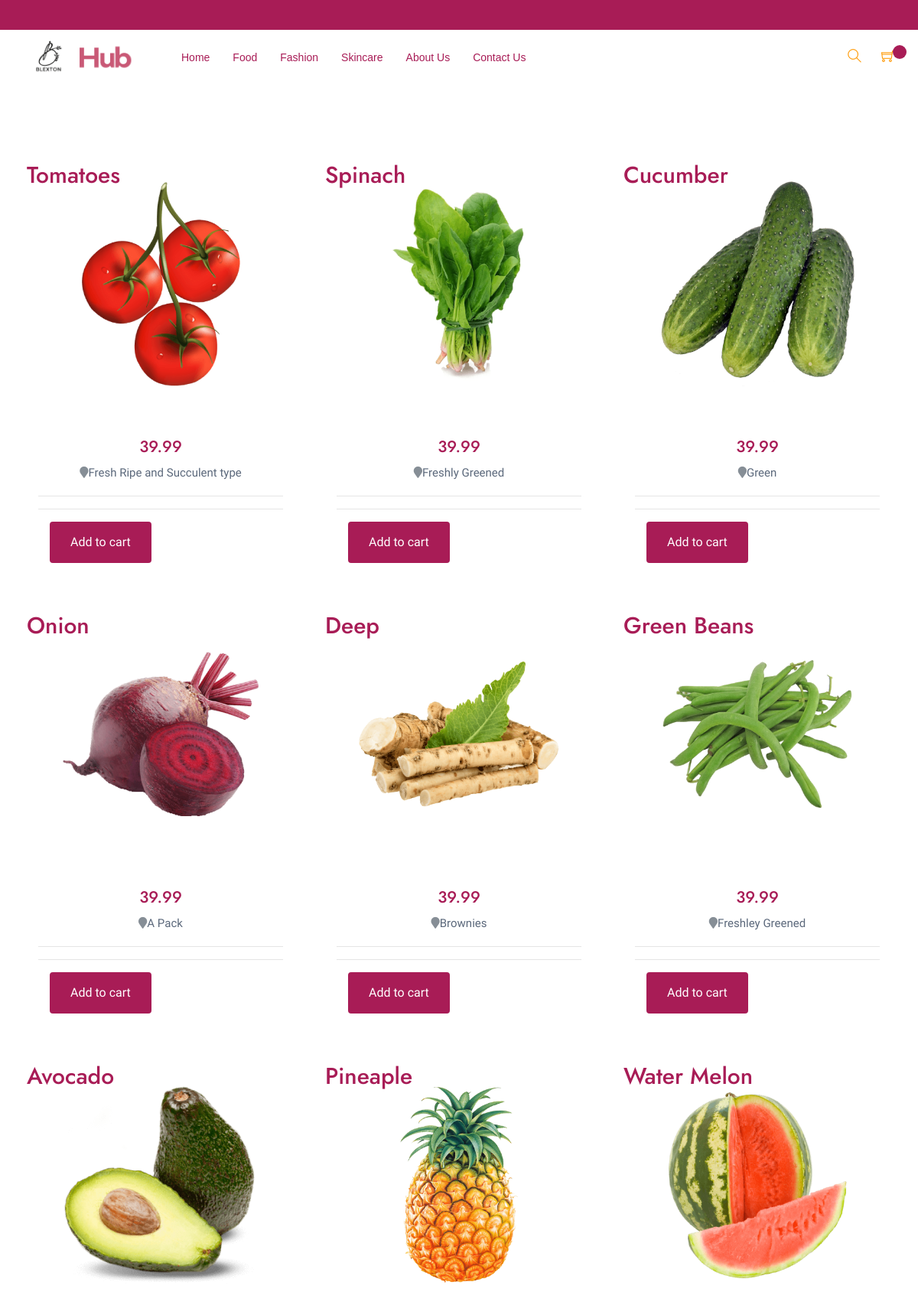
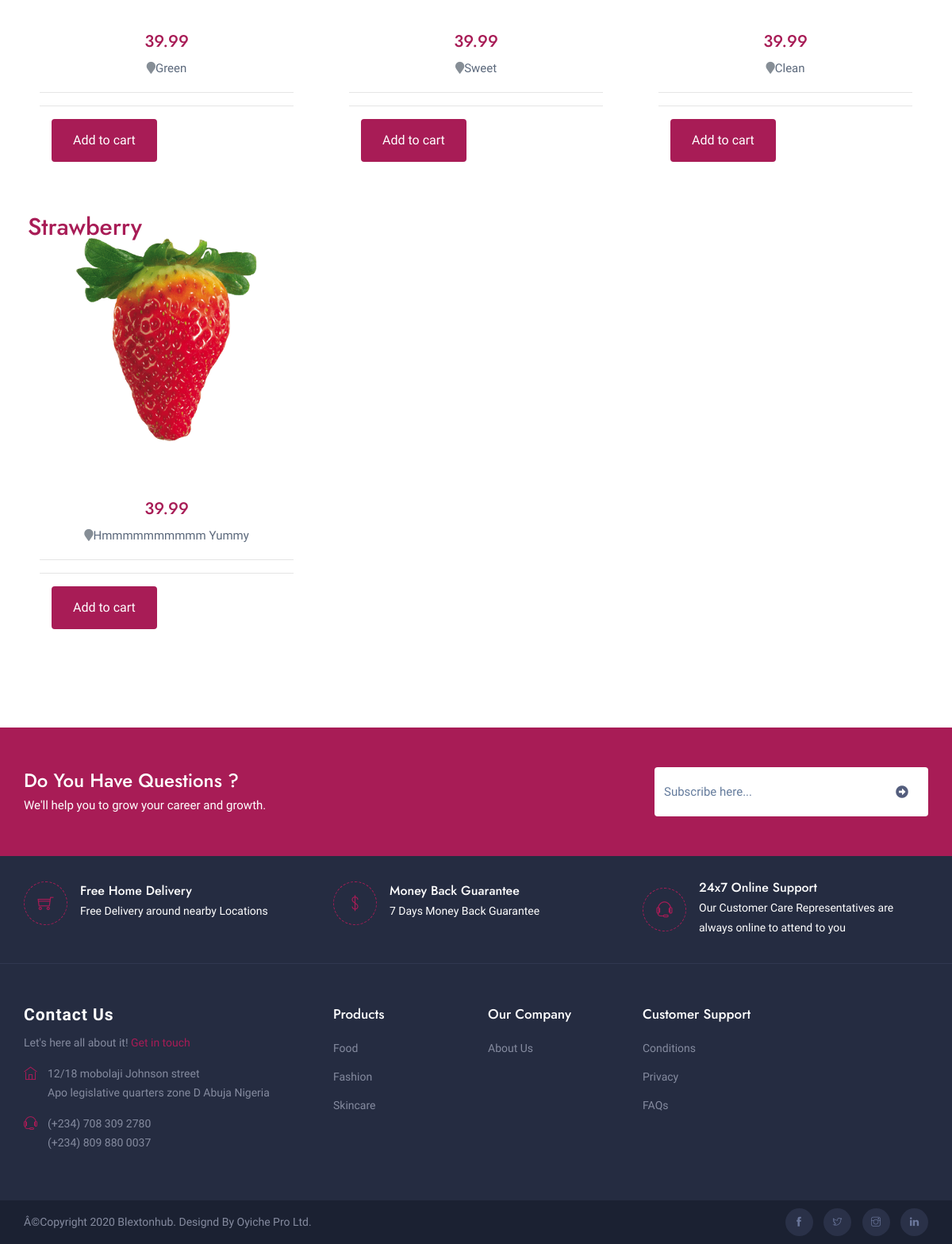
Screenshot of /food/ with the database file from the repository (2 pictures, top to bottom).
### food/models.py (models this page shows, shortened)
class Food (models.Model):
    image       = models.ImageField(upload_to='food/', null=True, blank=True )
    title       = models.CharField(max_length=120)
    price       = models.DecimalField(max_digits=6,decimal_places=2,default=39.99)
    description = models.TextField()
    slug        = models.SlugField(blank=True, unique=True)
    timestamp   =models.DateTimeField(auto_now_add=True)

### food/views.py (the view)
# urls.py: path('food/', views.food_page, name='food'),
def food_page(request):
    food = Food.objects.all()
    context = {
       'food':food,
    }
    return render(request,'food/food.html',context)

### food/templates/food/food.html (shortened to what this page needs)
{% extends 'base.html' %}
{% load static %}
{% block content %}
{% include 'partials/_header.html' %}
			<section >
				<div class="container">
					<div class="row">
			{% for food_items in food %}
					  <div class=" col-md-6 col-lg-4 mb-4">
						<div class="card-body listing-preview">
						  <img class="card-img-top" src="{{ food_items.image.url }}" class="img-fluid rounded" alt="">
						</div>
						  <div class="card-img-overlay">
							<h2>
							  <span class="theme-cl">{{ food_items.title }}</span>
							</h2>
						  </div>
						  <div class="card-body">
							<div class="listing-heading text-center">
							  <h4 class="theme-cl">{{ food_items.price }}</h4>
							  <p>
								<i class="fas fa-map-marker text-secondary"></i>{{ food_items.description }}</p>
							</div>
							<hr>
							<hr>
							<div class="col-12 col-md-6">
								{% include 'carts/update_cart.html' with food=food_items cart=cart %}
							</div>
						  </div>
					</div>
			{% endfor %}
			</section>
{% endblock %}

### templates/base.html (shortened to what this page needs)
<!DOCTYPE html>
{% load static %}
<html lang="en">
<head>
		<link rel="stylesheet" href="https://stackpath.bootstrapcdn.com/bootstrap/4.5.2/css/bootstrap.min.css">
		<link rel="stylesheet" href="https://cdnjs.cloudflare.com/ajax/libs/OwlCarousel2/2.3.4/owl.carousel.min.js">
		<link href=" {% static 'css/styles.css' %}" rel="stylesheet">
		 </head>
    <body class="furniture-theme">
    {% block content %}
    {% endblock %}
    {% include 'partials/_footer.html' %}
	</body>
</html>

### templates/partials/_header.html (shortened to what this page needs)
{% url 'home' as home_url %}
{% load static %}
        <div id="main-wrapper">
			<div class="header">
				<div class="header_topbar dark">
					<div class="container">
						<div class="row">
							<div class="col-lg-6 col-md-6 col-sm-6 col-4">
								<ul class="tp-list nbr ml-2">
								</ul>
							</div>
						</div>
					</div>
				</div>
				<div class="general_header">
					<div class="container">
						<div class="row align-items-center">
							<div class="col-lg-2 col-md-2 col-sm-3 col-4">
								<a class="nav-brand" href="#">
									<img src="{% static 'img/blextonhub.png' %}" class="logo" alt="" />
								</a>
							</div>
							<div class="col-lg-7 col-md-7 col-sm-4 col-3">
								<nav id="navigation" class="navigation navigation-landscape ">
									<div class="nav-menus-wrapper" style="transition-property: none;">
										<ul class="nav-menu">
											<li class="active"><a href="{{ home_url }}">Home</a>
													<li class="active"><a href="{% url 'food:food' %}">Food</a>
													<li class="active"><a href="{% url 'fashion:fashion' %}">Fashion</a>
													<li class="active"><a href="{% url 'skincare:skincare' %}">Skincare</a>
													</li>
											<li class="active"><a href="{% url 'pages:about' %}">About Us</a>
											<li class="active"><a href="{% url 'pages:contact' %}">Contact Us</a>
									</div>
								</nav>
							</div>
							<div class="col-lg-3 col-md-3 col-sm-5 col-5">
								<div class="general_head_right">
									<ul>
										<li><a data-toggle="collapse" href="#mySearch" role="button" aria-expanded="false" aria-controls="mySearch"><i class="ti-search"></i></a></li>
										<li><a href="javascript:void(0);" onclick="openRightMenu()"><i class="ti-shopping-cart"></i><span class="cart_counter">{{ request.session.cart_items }} </span></a></li>
									</ul>
								</div>
							</div>
						</div>
					</div>
				</div>
			</div>

### carts/templates/carts/update_cart.html (shortened to what this page needs)
<form method="POST" action="{% url 'cart:update_cart' %} " class="form">
    {% if in_cart %}
      <button type="submit" class="btn btn-danger" style="padding:0px;">Remove</button>
    {% else %}
      {% if food in cart.foods.all %}
           In cart <button type="submit" class="btn btn-link">Remove</button>
    {% else %}
     <button type="submit" class="btn btn-theme">Add to cart</button>
    {% endif %}
  {% endif %}
  </form>

### templates/partials/_footer.html (shortened to what this page needs)
{% url 'home' as home_url %}
<section class="theme-bg call_action_wrap-wrap">
    <div class="container">
        <div class="row">
            <div class="col-lg-12">
                <div class="call_action_wrap">
                    <div class="call_action_wrap-head">
                        <h3>Do You Have Questions ?</h3>
                        <span>We'll help you to grow your career and growth.</span>
                    </div>
                    <div class="newsletter_box">
                        <div class="input-group">
                            <input type="text" class="form-control" placeholder="Subscribe here...">
                            <div class="input-group-append">
                            <button class="btn search_btn" type="button"><i class="fas fa-arrow-alt-circle-right"></i></button>
                            </div>
                        </div>
                    </div>
                </div>
            </div>
        </div>
    </div>
</section>
    <footer class="dark-footer skin-dark-footer style-2">
        <div class="before-footer">
            <div class="container">
                <div class="row">
                    <div class="col-lg-4 col-md-4">
                        <div class="single_facts">
                            <div class="facts_icon">
                                <i class="ti-shopping-cart"></i>
                            </div>
                            <div class="facts_caption">
                                <h4>Free Home Delivery</h4>
                                <p>Free Delivery around nearby Locations</p>
                            </div>
                        </div>
                    </div>
                    <div class="col-lg-4 col-md-4">
                        <div class="single_facts">
                            <div class="facts_icon">
                                <i class="ti-money"></i>
                            </div>
                            <div class="facts_caption">
                                <h4>Money Back Guarantee</h4>
                                <p>7 Days Money Back Guarantee</p>
                            </div>
                        </div>
                    </div>
                    <div class="col-lg-4 col-md-4">
                        <div class="single_facts last">
                            <div class="facts_icon">
                                <i class="ti-headphone-alt"></i>
                            </div>
                            <div class="facts_caption">
                                <h4>24x7 Online Support</h4>
                                <p>Our Customer Care Representatives are always online to attend to you</p>
                            </div>
                        </div>
                    </div>
                </div>
            </div>
        </div>
        <div class="footer-middle">
            <div class="container">
                <div class="row">
                    <div class="col-lg-4 col-md-4">
                        <div class="footer_widget">
                            <h4 class="extream">Contact us</h4>
                            <p>Let's here all about it! <a href="{% url 'pages:contact' %} " class="theme-cl">Get in touch</a></p>
                            <div class="address_infos">
                                <ul>
                                    <li><i class="ti-home theme-cl"></i>12/18 mobolaji Johnson street <br>Apo legislative quarters zone D Abuja Nigeria</li>
                                    <li><i class="ti-headphone-alt theme-cl"></i>(+234) 708 309 2780 <br>(+234) 809 880 0037</li>
                                </ul>
                            </div>
                        </div>
                    </div>
                    <div class="col-lg-2 col-md-2">
                        <div class="footer_widget">
                            <h4 class="widget_title">Products</h4>
                            <ul class="footer-menu">
                                <li><a href="{% url 'food:food' %} ">Food</a></li>
                                <li><a href="{% url 'fashion:fashion' %} ">Fashion</a></li>
                                <li><a href="{% url 'skincare:skincare' %}">Skincare</a></li>
                            </ul>
                        </div>
                    </div>
                    <div class="col-lg-2 col-md-2">
                        <div class="footer_widget">
                            <h4 class="widget_title">Our Company</h4>
                            <ul class="footer-menu">
                                <li><a href="{% url 'pages:about' %} ">About Us</a></li>
                            </ul>
                        </div>
                    </div>
                    <div class="col-lg-2 col-md-2">
                        <div class="footer_widget">
                            <h4 class="widget_title">Customer Support</h4>
                            <ul class="footer-menu">
                                <li><a href="#">Conditions</a></li>
                                <li><a href="#">Privacy</a></li>
                                <li><a href="#">FAQs</a></li>
                            </ul>
                        </div>
                    </div>
                </div>
            </div>
        </div>
        <div class="footer-bottom">
            <div class="container">
                <div class="row align-items-center">
                    <div class="col-lg-6 col-md-8">
                        <p class="mb-0">Â©Copyright 2020 Blextonhub. Designd By <a href="#">Oyiche Pro Ltd</a>.</p>
                    </div>
                    <div class="col-lg-6 col-md-6 text-right">
                        <ul class="footer_social_links">
                            <li><a href="#"><i class="ti-facebook"></i></a></li>
                            <li><a href="#"><i class="ti-twitter"></i></a></li>
                            <li><a href="#"><i class="ti-instagram"></i></a></li>
                            <li><a href="#"><i class="ti-linkedin"></i></a></li>
                        </ul>
                    </div>
                </div>
            </div>
        </div>
    </footer>
</div>

### rows the page displays
Food: image (picture), title "Tomatoes", price "39.99", description "Fresh Ripe and Succulent type"
Food: image (picture), title "Spinach", price "39.99", description "Freshly Greened"
Food: image (picture), title "Cucumber", price "39.99", description "Green"
Food: image (picture), title "Onion", price "39.99", description "A Pack"
Food: image (picture), title "Deep", price "39.99", description "Brownies"
Food: image (picture), title "Green Beans", price "39.99", description "Freshley Greened"
Food: image (picture), title "Avocado", price "39.99", description "Green"
Food: image (picture), title "Pineaple", price "39.99", description "Sweet"
Food: image (picture), title "Water Melon", price "39.99", description "Clean"
Food: image (picture), title "Strawberry", price "39.99", description "Hmmmmmmmmmm Yummy"
